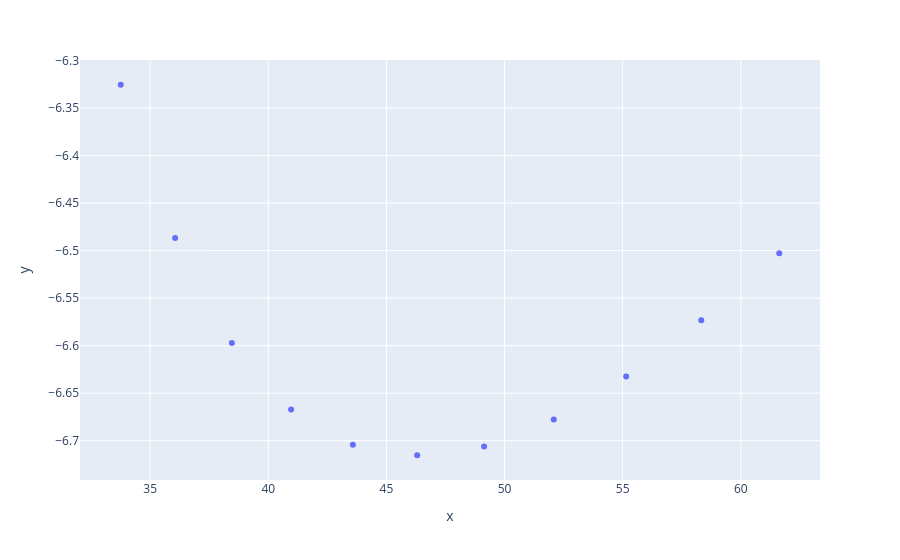

Notebook code cell kept with this figure:
### Markdown cell above
## EOS Curves

We will plot just one EOS curve as an illustration.

### Code cell
eos = df_preds["eos"][0]

px.scatter(x=eos["volumes"], y=eos["energies"])

### Figure 1 — Plotly figure (JSON) as saved in the notebook; plotly's stock layout.template omitted (floating-point values rounded to 4 significant figures)
{"data": [{"hovertemplate": "x=%{x}<br>y=%{y}<extra></extra>", "legendgroup": "", "marker": {"color": "#636efa", "symbol": "circle"}, "mode": "markers", "name": "", "orientation": "v", "showlegend": false, "type": "scatter", "x": [33.75, 36.06, 38.46, 40.97, 43.58, 46.3, 49.14, 52.08, 55.15, 58.33, 61.63], "xaxis": "x", "y": [-6.325, -6.487, -6.597, -6.667, -6.704, -6.715, -6.706, -6.678, -6.632, -6.573, -6.503], "yaxis": "y"}], "layout": {"legend": {"tracegroupgap": 0}, "margin": {"t": 60}, "xaxis": {"anchor": "y", "domain": [0, 1], "title": {"text": "x"}}, "yaxis": {"anchor": "x", "domain": [0, 1], "title": {"text": "y"}}}}
